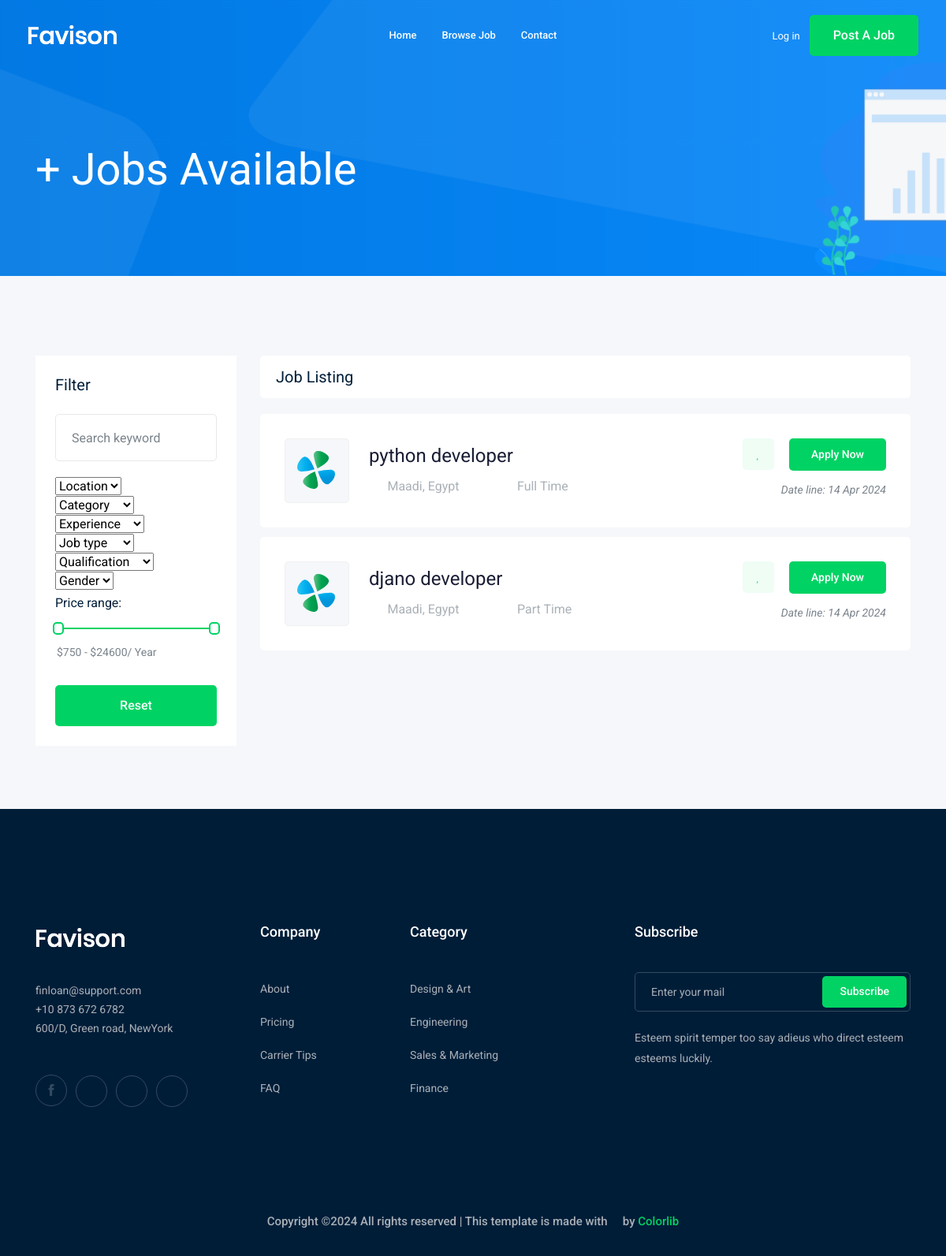
The app's page /jobs/, older data.
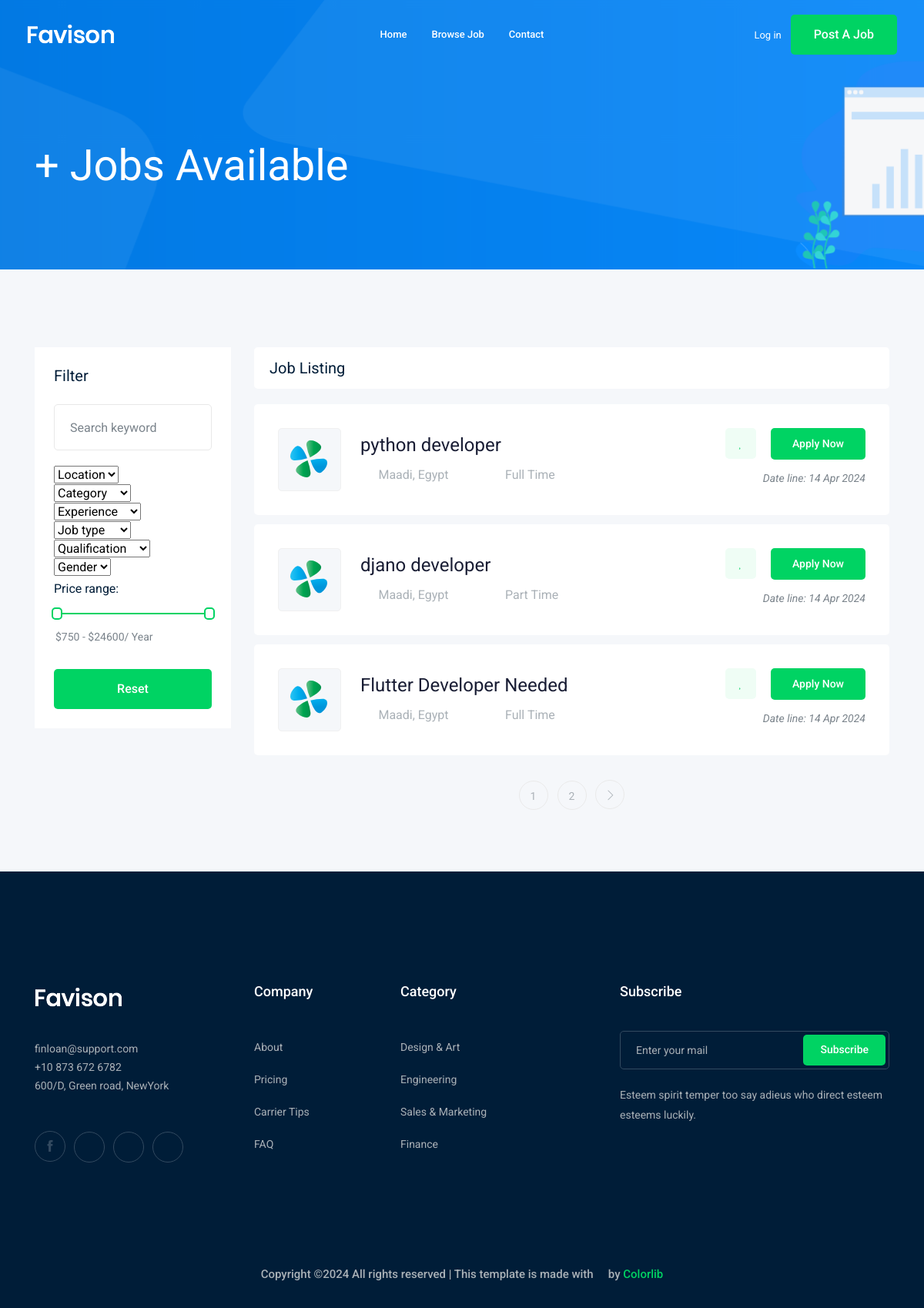
The same page, newer data.
### job/models.py (models this page shows, shortened)
class Job (models.Model):
    owner = models.ForeignKey(User, related_name='job_owner', on_delete=models.CASCADE)
    title = models.CharField(max_length=100)
    job_type = models.CharField(max_length= 20, choices=JOB_TYPE)
    description = models.TextField(max_length=1500)
    published_at = models.DateTimeField(auto_now=True)
    Vacancy = models.IntegerField(default=1)
    salary = models.FloatField(default=0)
    experience = models.IntegerField(default=1)
    category = models.ForeignKey("Category", on_delete=models.CASCADE)
    image = models.ImageField(upload_to=image_upload)
    slug = models.SlugField(null=True, blank=True)
    def __str__(self):
        return self.title

### job/views.py (the view)
# urls.py: path('', job_list, name='job_list'),  # URL for the job list view
def job_list(request):
    job_list = Job.objects.all()
    paginator = Paginator(job_list, 3)
    page_number = request.GET.get('page')
    page_obj = paginator.get_page(page_number)
    context = {'jobs':page_obj}
    return render (request, "job/job_list.html", context)

### job/templates/job/job_list.html (shortened to what this page needs)
{% extends 'base.html' %}
{% block body %}
    <div class="bradcam_area bradcam_bg_1">
        <div class="container">
            <div class="row">
                <div class="col-xl-12">
                    <div class="bradcam_text">
                        <h3>{{jobs.count}}+ Jobs Available</h3>
                    </div>
                </div>
            </div>
        </div>
    </div>
    <div class="job_listing_area plus_padding">
        <div class="container">
            <div class="row">
                <div class="col-lg-3">
                    <div class="job_filter white-bg">
                        <div class="form_inner white-bg">
                            <h3>Filter</h3>
                            <form action="#">
                                <div class="row">
                                    <div class="col-lg-12">
                                        <div class="single_field">
                                            <input type="text" placeholder="Search keyword">
                                        </div>
                                    </div>
                                    <div class="col-lg-12">
                                        <div class="single_field">
                                            <select class="wide">
                                                <option data-display="Location">Location</option>
                                            </select>
                                        </div>
                                    </div>
                                    <div class="col-lg-12">
                                        <div class="single_field">
                                            <select class="wide">
                                                <option data-display="Category">Category</option>
                                            </select>
                                        </div>
                                    </div>
                                    <div class="col-lg-12">
                                        <div class="single_field">
                                            <select class="wide">
                                                <option data-display="Experience">Experience</option>
                                            </select>
                                        </div>
                                    </div>
                                    <div class="col-lg-12">
                                        <div class="single_field">
                                            <select class="wide">
                                                <option data-display="Job type">Job type</option>
                                            </select>
                                        </div>
                                    </div>
                                    <div class="col-lg-12">
                                        <div class="single_field">
                                            <select class="wide">
                                                <option data-display="Qualification">Qualification</option>
                                            </select>
                                        </div>
                                    </div>
                                    <div class="col-lg-12">
                                        <div class="single_field">
                                            <select class="wide">
                                                <option data-display="Gender">Gender</option>
                                            </select>
                                        </div>
                                    </div>
                                </div>
                            </form>
                        </div>
                        <div class="range_wrap">
                            <label for="amount">Price range:</label>
                            <div id="slider-range"></div>
                            <p>
                                <input type="text" id="amount" readonly style="border:0; color:#7A838B; font-size: 14px; font-weight:400;">
                            </p>
                        </div>
                        <div class="reset_btn">
                            <button  class="boxed-btn3 w-100" type="submit">Reset</button>
                        </div>
                    </div>
                </div>
                <div class="col-lg-9">
                    <div class="recent_joblist_wrap">
                        <div class="recent_joblist white-bg ">
                            <div class="row align-items-center">
                                <div class="col-md-6">
                                    <h4>Job Listing</h4>
                                </div>
                                <div class="col-md-6">
                                </div>
                            </div>
                        </div>
                    </div>
                    <div class="job_lists m-0">
                        <div class="row">
                            {% for job in jobs %}
                            <div class="col-lg-12 col-md-12">
                                <div class="single_jobs white-bg d-flex justify-content-between">
                                    <div class="jobs_left d-flex align-items-center">
                                        <div class="thumb">
                                            <img src="img/svg_icon/1.svg" alt="">
                                        </div>
                                        <div class="jobs_conetent">
                                            <a href="{% url "job_detail" job.slug %}"><h4>{{job}}</h4></a>
                                            <div class="links_locat d-flex align-items-center">
                                                <div class="location">
                                                    <p> <i class="fa fa-map-marker"></i> Maadi, Egypt</p>
                                                </div>
                                                <div class="location">
                                                    <p> <i class="fa fa-clock-o"></i> {{job.job_type}}</p>
                                                </div>
                                            </div>
                                        </div>
                                    </div>
                                    <div class="jobs_right">
                                        <div class="apply_now">
                                            <a class="heart_mark" href="#"> <i class="fa fa-heart"></i> </a>
                                            <a href="{% url "job_detail" job.slug %}" class="boxed-btn3">Apply Now</a>
                                        </div>
                                        <div class="date">
                                            <p>Date line: {{job.published_at|date:'d M Y'}}</p>
                                        </div>
                                    </div>
                                </div>
                            </div>
                            {% endfor %}
                        </div>
                        {% if jobs.has_other_pages %}
                            <div class="row">
                                <div class="col-lg-12">
                                    <div class="pagination_wrap">
                                        <ul>
                                            {% for num in jobs.paginator.page_range %}
                                                <li><a href="?page={{num}}"><span>{{num}}</span></a></li>
                                            {% endfor %}
                                            {% if jobs.has_next %}
                                                <li><a href="?page={{jobs.next_page_number}}"> <i class="ti-angle-right"></i> </a></li>
                                            {% endif %}
                                        </ul>
                                    </div>
                                </div>
                            </div>
                        {% endif %}
                    </div>
                </div>
            </div>
        </div>
    </div>
{% endblock body %}

Row changes from the older to the newer data that the page shows:
added Job: title "Flutter Developer Needed", job_type "Full Time", published_at "14 Apr 2024"
Text that changed along with them:
new list line: "1"
new list line: "2"
